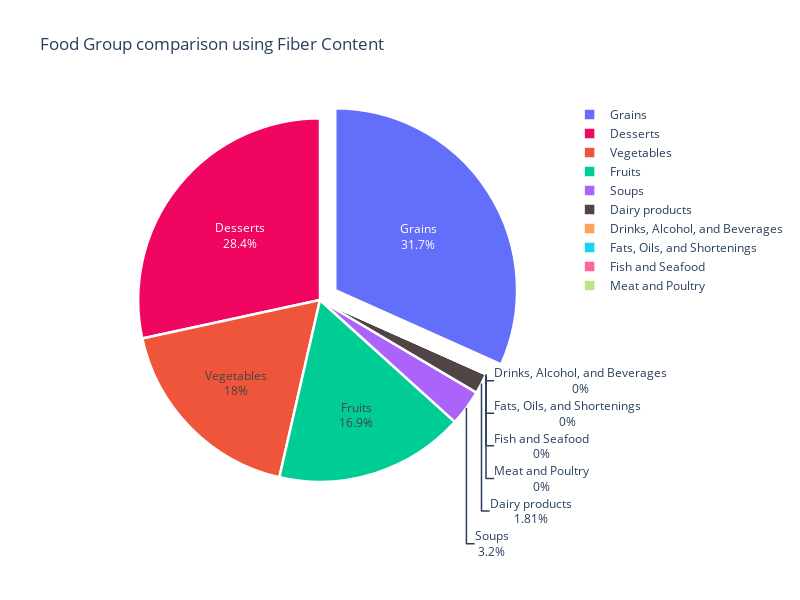

The notebook cell this image was saved under:
### Markdown cell above
Now to look at fiber content in this format:

### Code cell
category_dist = nutrition.groupby(['Category']).mean()
category_dist
fig = go.Figure(go.Pie(values=category_dist['Fiber'].values, text=category_dist.index, labels=category_dist.index,pull=[0,0,0,0,0,0,0.1,0,0,0],
                marker=dict(colors=['#100b','#f00560'], line=dict(color='#FFFFFF', width=2.5))))
fig.update_layout(title_text="Food Group comparison using Fiber Content",height=600, width=800)
fig.show()

### Figure 1 — Plotly figure (JSON) as saved in the notebook; plotly's stock layout.template omitted (floating-point values rounded to 4 significant figures)
{"data": [{"labels": ["Dairy products", "Desserts", "Drinks, Alcohol, and Beverages", "Fats, Oils, and Shortenings", "Fish and Seafood", "Fruits", "Grains", "Meat and Poultry", "Soups", "Vegetables"], "marker": {"colors": ["#100b", "#f00560"], "line": {"color": "#FFFFFF", "width": 2.5}}, "pull": [0, 0, 0, 0, 0, 0, 0.1, 0, 0, 0], "text": ["Dairy products", "Desserts", "Drinks, Alcohol, and Beverages", "Fats, Oils, and Shortenings", "Fish and Seafood", "Fruits", "Grains", "Meat and Poultry", "Soups", "Vegetables"], "type": "pie", "values": [0.0008984, 0.01411, 0, 0, 0, 0.008396, 0.01576, 0, 0.001591, 0.008959]}], "layout": {"height": 600, "title": {"text": "Food Group comparison using Fiber Content"}, "width": 800}}
